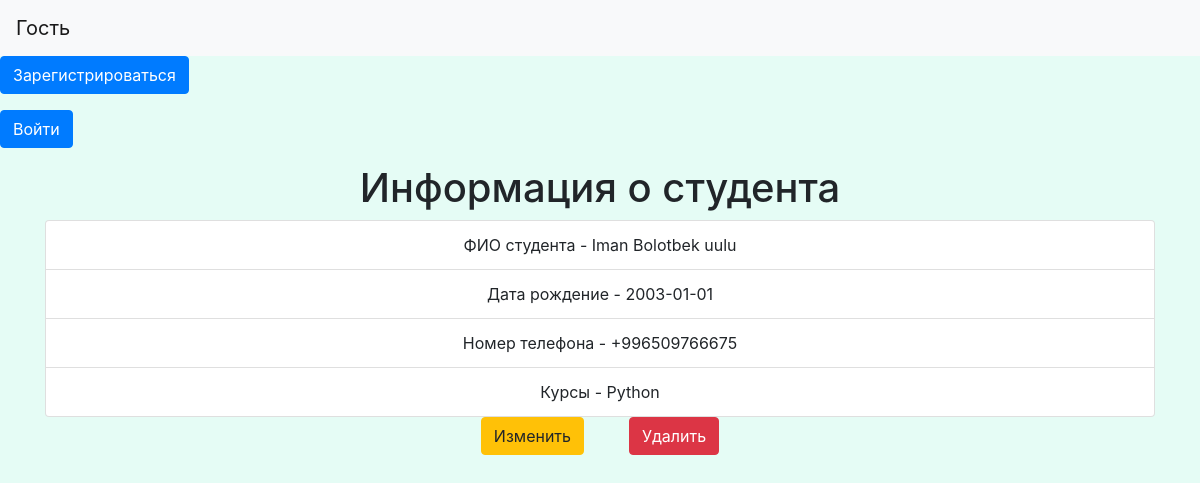
Screenshot of /student/1 with the database file from the repository.
### app/models.py (models this page shows, shortened)
class Student(db.Model):
    id = db.Column(db.Integer,primary_key=True)
    name = db.Column(db.String)
    birth_date = db.Column(db.Date)
    phone = db.Column(db.String)
    course = db.relationship(Course, backref=db.backref('student', lazy='dynamic'))
    course_id = db.Column(db.Integer, db.ForeignKey('course.id'))

class Course(db.Model):
    id = db.Column(db.Integer, primary_key=True)
    name = db.Column(db.String)
    duration = db.Column(db.String)
    mentor = db.relationship(Mentor, backref=db.backref('course', lazy='dynamic'))
    mentor_id = db.Column(db.Integer, db.ForeignKey('mentor.id'))
    def __repr__(self):
        return self.name

### app/views.py (the view)
def student_detail(id):
    student = models.Student.query.get(id)
    return render_template('student_detail.html',student=student)

### app/templates/student_detail.html
{% extends 'base.html' %}
{% block content %}
<div class="container">
    <h1 class="text-center">Информация о студента</h1>
    <form class="text-center">
        <ul class="list-group">
          <li class="list-group-item">ФИО студента - {{ student.name }}</li>
          <li class="list-group-item">Дата рождение - {{ student.birth_date }}</li>
          <li class="list-group-item">Номер телефона - {{ student.phone  }}</li>
          <li class="list-group-item">Курсы - {{ student.course }}</li>
        </ul>
        <p><a class="btn btn-warning" href="{{ url_for('student_update',id=student.id) }}">Изменить</a>&nbsp&nbsp&nbsp&nbsp&nbsp&nbsp&nbsp&nbsp&nbsp&nbsp<a class="btn btn-danger" href="{{ url_for('student_delete',id=student.id) }}">Удалить</a></p>
    </form>
</div>
{% endblock content %}

### rows the page displays
Student: name "Iman Bolotbek uulu", birth_date "2003-01-01", phone "+996509766675"
Course: course "Python"
